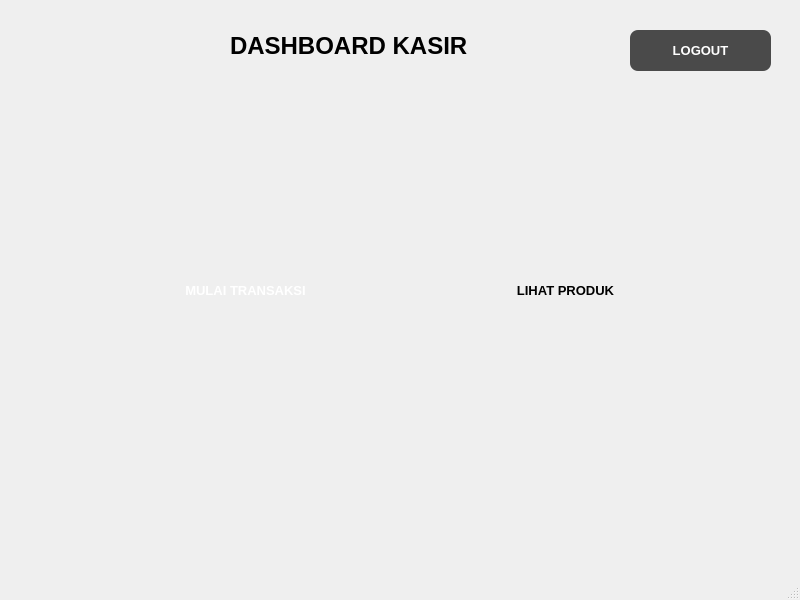
<?xml version="1.0" encoding="UTF-8"?>
<ui version="4.0">
 <class>MainWindow</class>
 <widget class="QMainWindow" name="MainWindow">
  <property name="geometry">
   <rect>
    <x>0</x>
    <y>0</y>
    <width>800</width>
    <height>600</height>
   </rect>
  </property>
  <property name="windowTitle">
   <string>MainWindow</string>
  </property>
  <widget class="QWidget" name="centralwidget">
   <widget class="QPushButton" name="pushButton">
    <property name="geometry">
     <rect>
      <x>130</x>
      <y>230</y>
      <width>231</width>
      <height>121</height>
     </rect>
    </property>
    <property name="font">
     <font>
      <pointsize>10</pointsize>
      <weight>75</weight>
      <bold>true</bold>
     </font>
    </property>
    <property name="styleSheet">
     <string notr="true">background: qlineargradient(
    x1:0, y1:0, x2:1, y2:1,
    stop:0 #66d9a3,
    stop:1 #33cc88
);
color: white;
border-radius: 8px;
</string>
    </property>
    <property name="text">
     <string>MULAI TRANSAKSI</string>
    </property>
   </widget>
   <widget class="QLabel" name="label">
    <property name="geometry">
     <rect>
      <x>230</x>
      <y>20</y>
      <width>351</width>
      <height>51</height>
     </rect>
    </property>
    <property name="font">
     <font>
      <pointsize>18</pointsize>
      <weight>75</weight>
      <bold>true</bold>
     </font>
    </property>
    <property name="text">
     <string>DASHBOARD KASIR</string>
    </property>
   </widget>
   <widget class="QPushButton" name="pushButton_3">
    <property name="geometry">
     <rect>
      <x>450</x>
      <y>230</y>
      <width>231</width>
      <height>121</height>
     </rect>
    </property>
    <property name="font">
     <font>
      <pointsize>10</pointsize>
      <weight>75</weight>
      <bold>true</bold>
     </font>
    </property>
    <property name="styleSheet">
     <string notr="true">background: qlineargradient(
    x1:0, y1:0, x2:1, y2:1,
    stop:0 #d9d9d9,
    stop:1 #bfbfbf
);
color: black;
border-radius: 8px;
</string>
    </property>
    <property name="text">
     <string>LIHAT PRODUK</string>
    </property>
   </widget>
   <widget class="QPushButton" name="pushButton_logout">
    <property name="geometry">
     <rect>
      <x>630</x>
      <y>30</y>
      <width>141</width>
      <height>41</height>
     </rect>
    </property>
    <property name="font">
     <font>
      <pointsize>10</pointsize>
      <weight>75</weight>
      <bold>true</bold>
     </font>
    </property>
    <property name="styleSheet">
     <string notr="true">QPushButton {
    background-color: #4A4A4A;
    color: white;
    border: none;
    border-radius: 8px;
    padding: 6px 14px;
}

QPushButton:hover {
    background-color: #3A3A3A;
}

QPushButton:pressed {
    background-color: #2E2E2E;
}
</string>
    </property>
    <property name="text">
     <string>LOGOUT</string>
    </property>
   </widget>
  </widget>
  <widget class="QMenuBar" name="menubar">
   <property name="geometry">
    <rect>
     <x>0</x>
     <y>0</y>
     <width>800</width>
     <height>26</height>
    </rect>
   </property>
  </widget>
  <widget class="QStatusBar" name="statusbar"/>
 </widget>
 <resources/>
 <connections/>
</ui>
